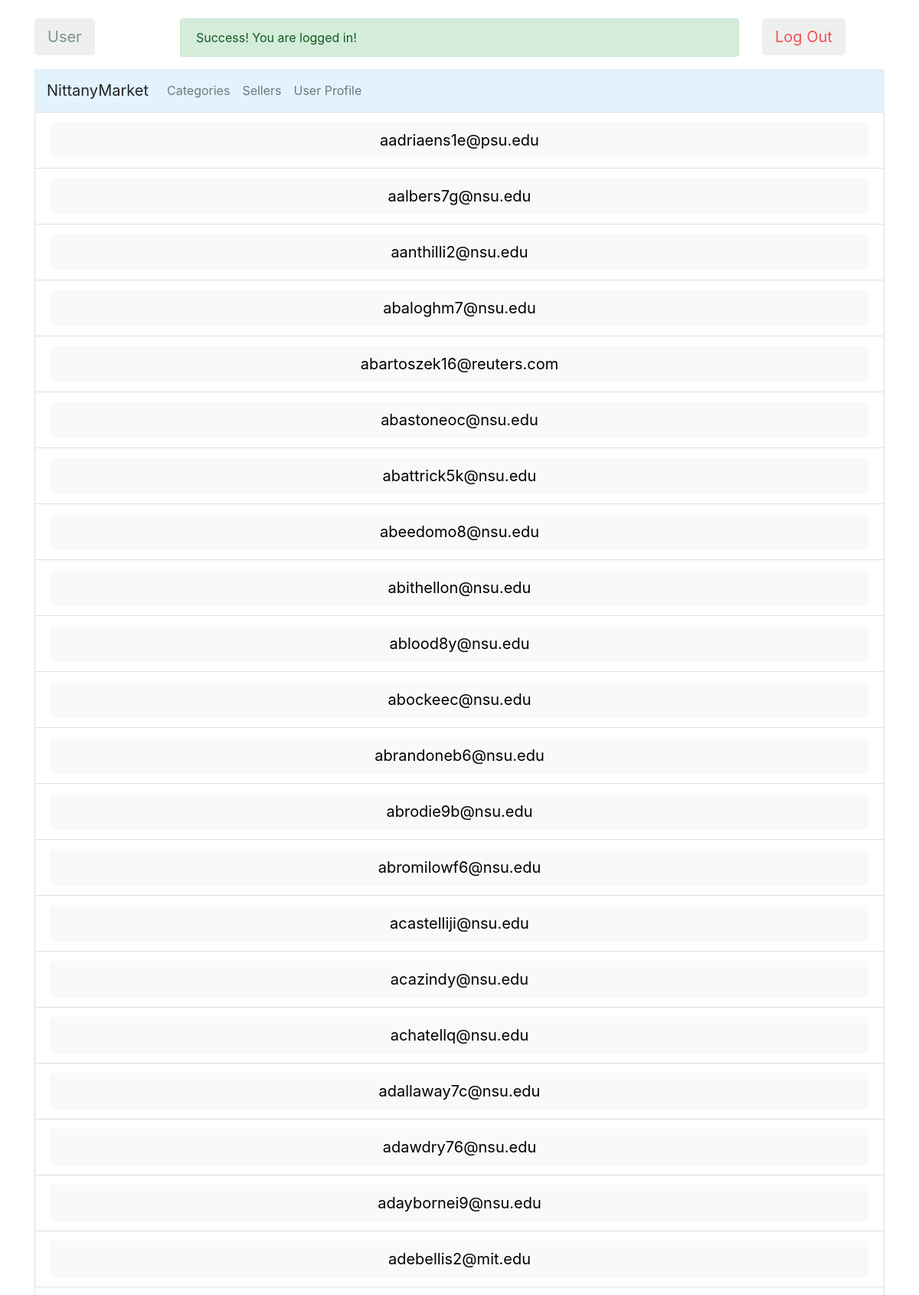
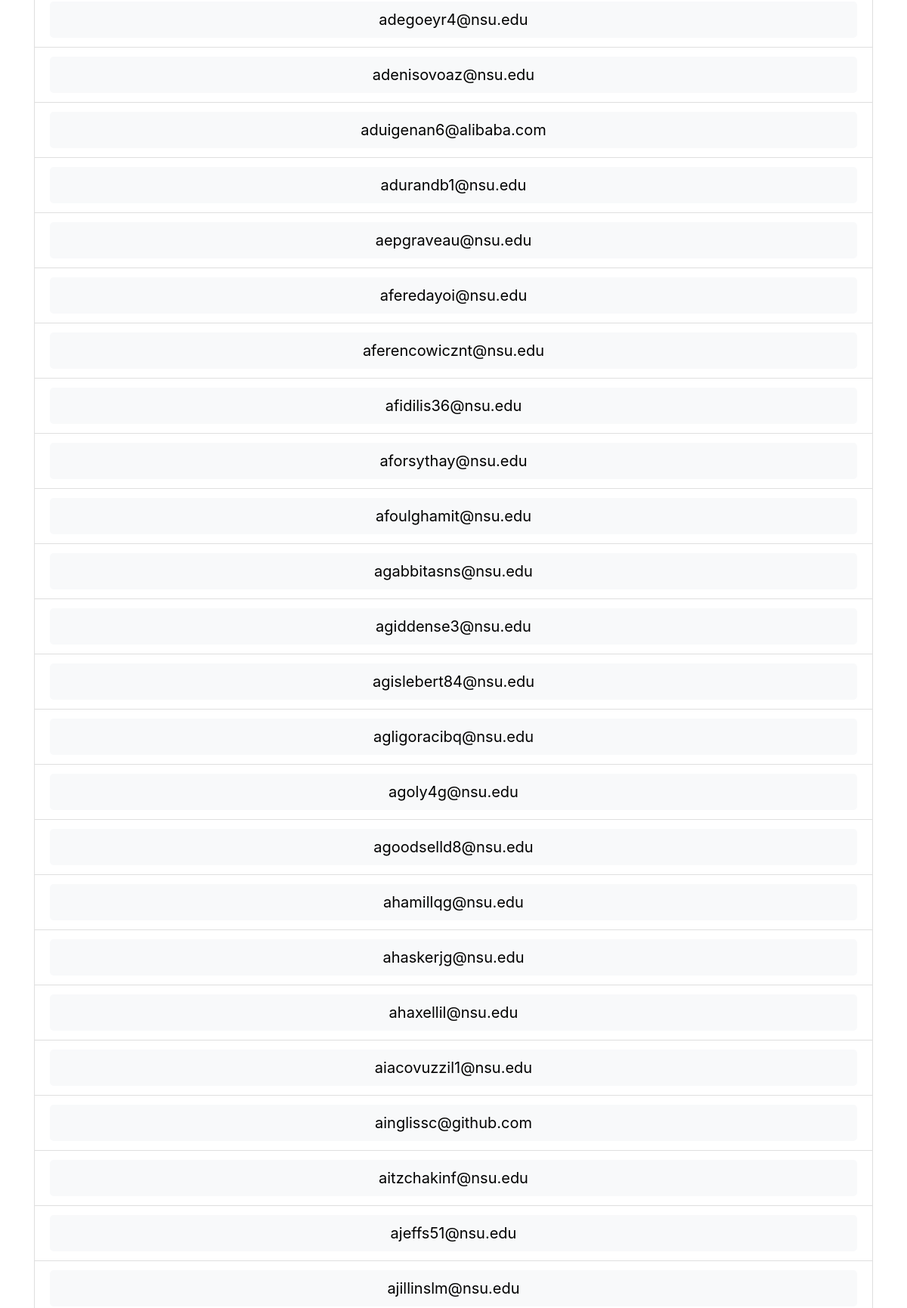
The page /seller_list (upper part) on the database its author committed (2 pictures, top to bottom).
### tables this page shows
CREATE TABLE Sellers(email STRING UNIQUE,routing_number STRING,account_number INTEGER,balance REAL);

### app.py (the view)
@app.route('/seller_list', methods=['POST', 'GET'])
def seller_list():
    connection = sql.connect('database.db')
    cursor = connection.cursor()
    email = request.cookies.get('email')
    result = []
    query_result = cursor.execute('SELECT DISTINCT email FROM Sellers;')
    for row in query_result:
        result.append(row[0].replace("('", "".replace("',)", "")))
    return render_template('seller_list.html', result=result, info=infoPackUp(email))

### app.py (called while the page is built)
def infoPackUp(email):
    info = [email]
    info.append(isBuyer(email))
    info.append(isSeller(email))
    info.append(isAdmin(email))
    info.append(isLocalVendor(email))
    return info

def isAdmin(email):
    connection = sql.connect('database.db')
    cursor = connection.cursor()
    cursor.execute("SELECT * FROM Admin WHERE email=?;", (email, ))
    row = cursor.fetchone()
    if row is None:
        return False
    else:
        return True

def isSeller(email):
    connection = sql.connect('database.db')
    cursor = connection.cursor()
    cursor.execute("SELECT * FROM Sellers WHERE email=?;", (email, ))
    row = cursor.fetchone()
    if row is None:
        return False
    else:
        return True

def isBuyer(email):
    connection = sql.connect('database.db')
    cursor = connection.cursor()
    cursor.execute("SELECT * FROM Buyers WHERE email=?;", (email, ))
    row = cursor.fetchone()
    if row is None:
        return False
    else:
        return True

def isLocalVendor(email):
    connection = sql.connect('database.db')
    cursor = connection.cursor()
    cursor.execute("SELECT * FROM Local_Vendors WHERE email=?;", (email, ))
    row = cursor.fetchone()
    if row is None:
        return False
    else:
        return True

### templates/seller_list.html
{% extends "dashboard.html" %} {% block content %}
<div class="card">
  <ul class="list-group list-group-flush">
    {% for seller_email in result %}
    <li class="list-group-item">
      <button
        type="button"
        class="btn bg-light btn-lg btn-block"
        id="{{seller_email}}"
        onclick="openWindowWithPost('/seller', {'seller_email':this.id})"
      >
        {{seller_email}}
      </button>
    </li>
    {% endfor %}
  </ul>
</div>
{% endblock %}

### rows shown on the page
Sellers: email "aadriaens1e@psu.edu"
Sellers: email "aalbers7g@nsu.edu"
Sellers: email "aanthilli2@nsu.edu"
Sellers: email "abaloghm7@nsu.edu"
Sellers: email "abartoszek16@reuters.com"
Sellers: email "abastoneoc@nsu.edu"
Sellers: email "abattrick5k@nsu.edu"
Sellers: email "abeedomo8@nsu.edu"
Sellers: email "abithellon@nsu.edu"
Sellers: email "ablood8y@nsu.edu"
Sellers: email "abockeec@nsu.edu"
Sellers: email "abrandoneb6@nsu.edu"
Sellers: email "abrodie9b@nsu.edu"
Sellers: email "abromilowf6@nsu.edu"
Sellers: email "acastelliji@nsu.edu"
Sellers: email "acazindy@nsu.edu"
Sellers: email "achatellq@nsu.edu"
Sellers: email "adallaway7c@nsu.edu"
Sellers: email "adawdry76@nsu.edu"
Sellers: email "adaybornei9@nsu.edu"
Sellers: email "adebellis2@mit.edu"
Sellers: email "adegoeyr4@nsu.edu"
Sellers: email "adenisovoaz@nsu.edu"
Sellers: email "aduigenan6@alibaba.com"
Sellers: email "adurandb1@nsu.edu"
Sellers: email "aepgraveau@nsu.edu"
Sellers: email "aferedayoi@nsu.edu"
Sellers: email "aferencowicznt@nsu.edu"
Sellers: email "afidilis36@nsu.edu"
Sellers: email "aforsythay@nsu.edu"
Sellers: email "afoulghamit@nsu.edu"
Sellers: email "agabbitasns@nsu.edu"
Sellers: email "agiddense3@nsu.edu"
Sellers: email "agislebert84@nsu.edu"
Sellers: email "agligoracibq@nsu.edu"
Sellers: email "agoly4g@nsu.edu"
Sellers: email "agoodselld8@nsu.edu"
Sellers: email "ahamillqg@nsu.edu"
Sellers: email "ahaskerjg@nsu.edu"
Sellers: email "ahaxellil@nsu.edu"
Sellers: email "aiacovuzzil1@nsu.edu"
Sellers: email "ainglissc@github.com"
Sellers: email "aitzchakinf@nsu.edu"
Sellers: email "ajeffs51@nsu.edu"
Sellers: email "ajillinslm@nsu.edu"
